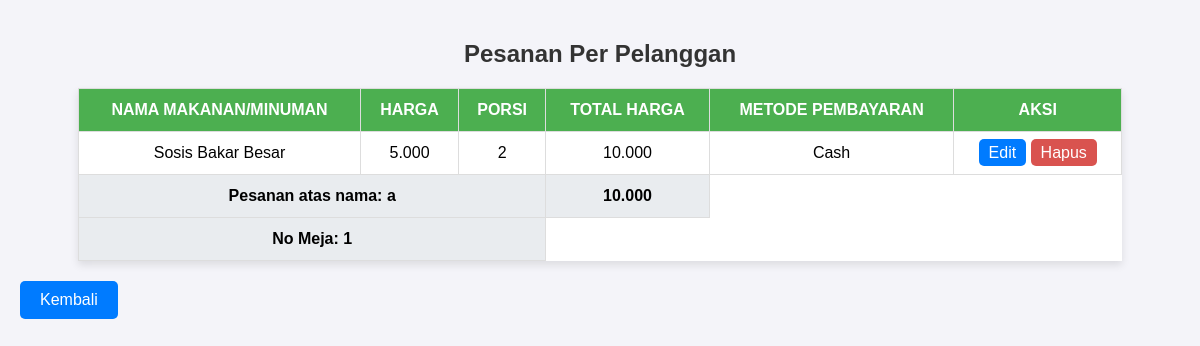
Page /proses_pesan.php on the committed database.
### tables this page shows
CREATE TABLE `pesanan` (
  `no` int(11) NOT NULL,
  `Nama_makanan_Minuman` varchar(50) NOT NULL,
  `Harga` int(20) NOT NULL,
  `Porsi` int(10) NOT NULL,
  `Total_harga` int(50) NOT NULL,
  `NO_MEJA` varchar(10) NOT NULL,
  `NAMA` varchar(100) NOT NULL,
  `Metode_pembayaran` varchar(100) NOT NULL
);

### proses_pesan.php (the view, shortened to what this page needs)
<?php
$servername = "localhost";
$username = "root";
$password = "";
$dbname = "pawon";
$conn = new mysqli($servername, $username, $password, $dbname);
$sql = "SELECT * FROM pesanan ORDER BY NAMA, NO_MEJA";
$result = $conn->query($sql);
$all_data = [];
while ($row = $result->fetch_assoc()) {
    $all_data[] = $row;
}
$grouped_data = [];
foreach ($all_data as $data) {
    $key = $data['NAMA'] . '|' . $data['NO_MEJA'];
    if (!isset($grouped_data[$key])) {
        $grouped_data[$key] = [
            'nama' => $data['NAMA'],
            'no_meja' => $data['NO_MEJA'],
            'metode_pembayaran' => $data['Metode_pembayaran'],
            'pesanan' => [],
            'total_harga' => 0,
        ];
    }
    $grouped_data[$key]['pesanan'][] = $data;
    $grouped_data[$key]['total_harga'] += $data['Total_harga'];
}
?>
<!DOCTYPE html>
<html lang="en">
<head>
</head>
<body>
    <h2>Pesanan Per Pelanggan</h2>
    <?php foreach ($grouped_data as $group): ?>
        <table>
            <thead>
                <tr>
                    <th>Nama Makanan/Minuman</th>
                    <th>Harga</th>
                    <th>Porsi</th>
                    <th>Total Harga</th>
                    <th>Metode pembayaran</th>
                    <th>Aksi</th>
                </tr>
            </thead>
            <tbody>
                <?php foreach ($group['pesanan'] as $pesanan): ?>
                    <tr>
                    <td><?= $pesanan['Nama_makanan_Minuman']; ?></td>
                    <td><?= number_format($pesanan['Harga'], 0, ',', '.'); ?></td>
                    <td><?= $pesanan['Porsi']; ?></td>
                    <td><?= number_format($pesanan['Total_harga'], 0, ',', '.'); ?></td>
                    <td><?= $pesanan['Metode_pembayaran']; ?></td>
                    <td>
                    <form action="edit.php" method="post" style="display:inline-block;">
                    <a style="background-color: #007BFF" href="edit.php?no=<?= $pesanan['no']; ?>">Edit
                </a>
    </form>
    <a href="proses_pesan.php?action=delete&no=<?= $pesanan['no']; ?>"
       onclick="return confirm('Yakin ingin menghapus pesanan ini?')">Hapus</a>
</td>
                <?php endforeach; ?>
                <tr style="font-weight: bold; background-color: #e9ecef;">
                <td colspan="3" style="text-align:">Pesanan atas nama: <?= $group['nama']; ?></td>
                <td colspan="1" style="text-align:  " ><?= number_format($group['total_harga'], 0, ',', '.'); ?></td>
                <tr>
                <tr style="font-weight: bold; background-color: #e9ecef;">
                <td colspan="3" style="text-align:">No Meja: <?= $group['no_meja']; ?>
            </tbody>
        </table>
    <?php endforeach; ?>
    <a href="pesan.php" >
    <button onclick="goBack()">Kembali</button>
</body>
</html>

### proses_pesan.php (style rules this page uses)
body { font-family: Arial, sans-serif; background-color: #f4f4f9; margin: 0; padding: 20px; }
h2 { text-align: center; color: #333; }
table { width: 90%; margin: 20px auto; border-collapse: collapse; box-shadow: 0 4px 8px rgba(0, 0, 0, 0.1); background: #fff; }
table th, table td { border: 1px solid #ddd; padding: 12px; text-align: center; }
table th { background-color: #4CAF50; color: white; text-transform: uppercase; }
table tr:nth-child(even) { background-color: #f9f9f9; }
table td a { text-decoration: none; color: #fff; padding: 5px 10px; background-color: #d9534f; border-radius: 5px; }
button { background-color: #007BFF; color: white; border: none; padding: 10px 20px; font-size: 16px; border-radius: 5px; cursor: pointer; }

### rows in the picture
pesanan: Nama_makanan_Minuman "Sosis Bakar Besar", Harga "5.000", Porsi "2", Total_harga "10.000", Metode_pembayaran "Cash", NAMA "a", NO_MEJA "1"
